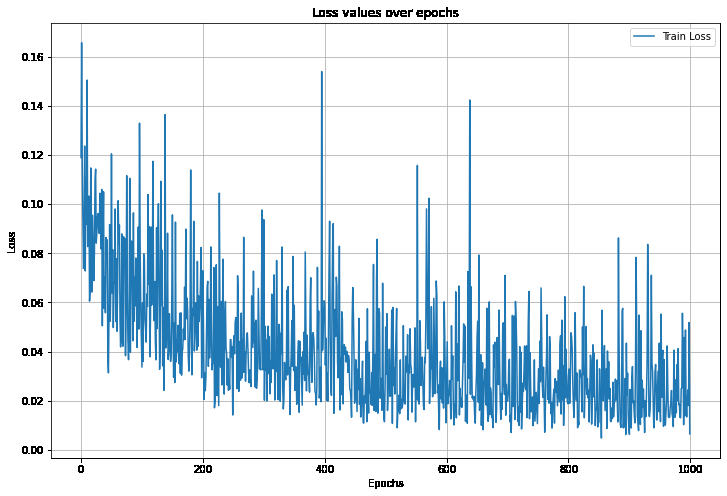
#> input picture ResNet50_LOSS.png, 727 x 496 px; its folder holds only this picture in this run
$ python -i noise.py   (imports and definitions only)
#> lines starting #> are read from the running program, lines starting #| are printed output that depends on the picture; after the words box and inside, x2 and y2 are one past the last pixel; in counts of white or black regions, pixels touching at a corner belong together
import numpy as np
import matplotlib.pyplot as plt
import cv2
import os
import csv

def noise_detection_17_40(image_path, h=12.5, noise_ratio_threshold=0.1825):
    # 读取图像
#> called with image_path = '../ResNet50_LOSS.png', h = 12.5, noise_ratio_threshold = 0.182
    img = cv2.imread(image_path)
#> img is the input picture: shape (496, 727, 3); mean B, G, R 240.1, 231.7, 219.5

    # 转换为Lab色彩空间
    img_lab = cv2.cvtColor(img, cv2.COLOR_BGR2Lab)
#> img_lab: shape (496, 727, 3); mean of channels 0, 1, 2 232.2, 127.3, 122.6

    # 分离L, a, b通道
    l_channel, a_channel, b_channel = cv2.split(img_lab)
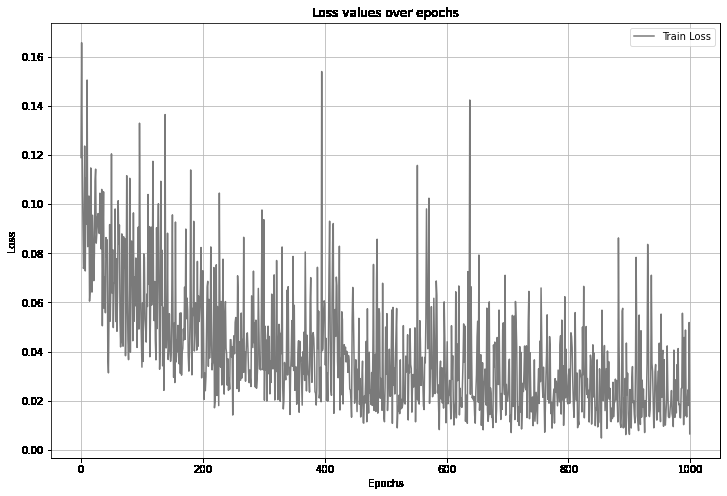
#> l_channel: shape (496, 727); min 0, max 255, mean 232.2
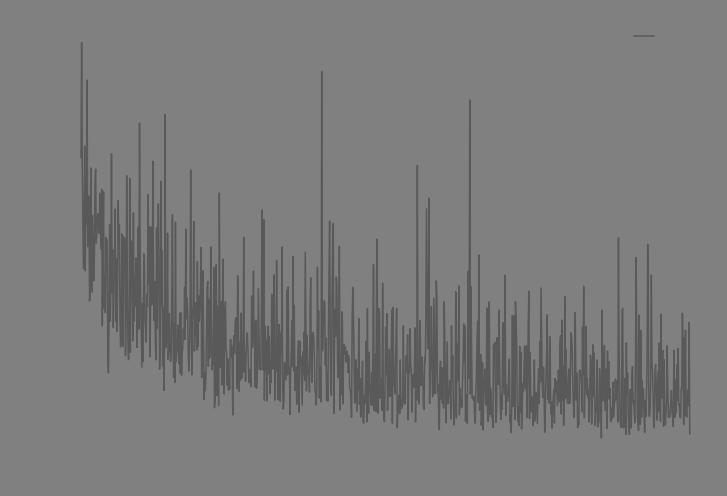
#> b_channel: shape (496, 727); min 89, max 128, mean 122.6

    # 对L通道进行CLAHE
    clahe = cv2.createCLAHE(clipLimit=2.0, tileGridSize=(8,8))
    l_channel = clahe.apply(l_channel)
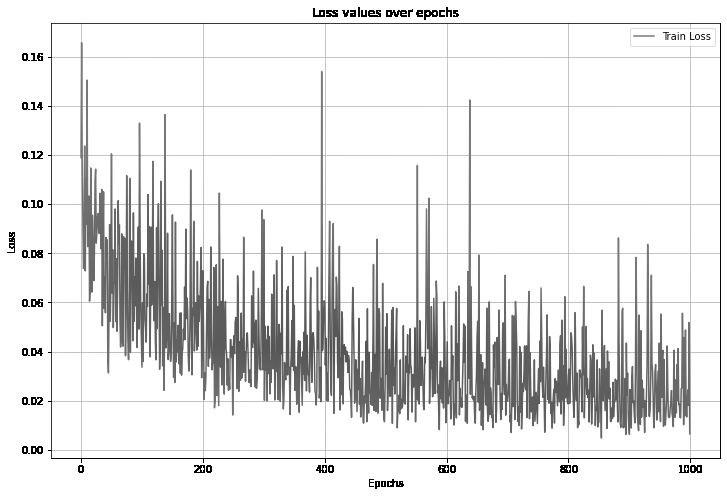
#> l_channel: shape (496, 727); min 2, max 255, mean 229

    # 重新合并L, a, b通道
    img_clahe = cv2.merge([l_channel, a_channel, b_channel])
#> img_clahe: shape (496, 727, 3); mean of channels 0, 1, 2 229, 127.3, 122.6
    img_clahe = cv2.cvtColor(img_clahe, cv2.COLOR_Lab2BGR)
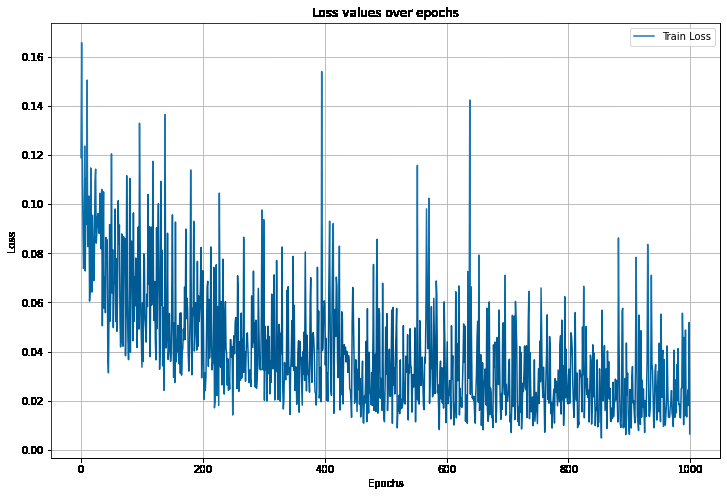
#> img_clahe: shape (496, 727, 3); mean B, G, R 236.5, 228.5, 215.5

    # 使用非局部均值算法去噪
    dst = cv2.fastNlMeansDenoisingColored(img_clahe, h=h)

    # 计算噪声图像
    noise_img = cv2.absdiff(img_clahe, dst)
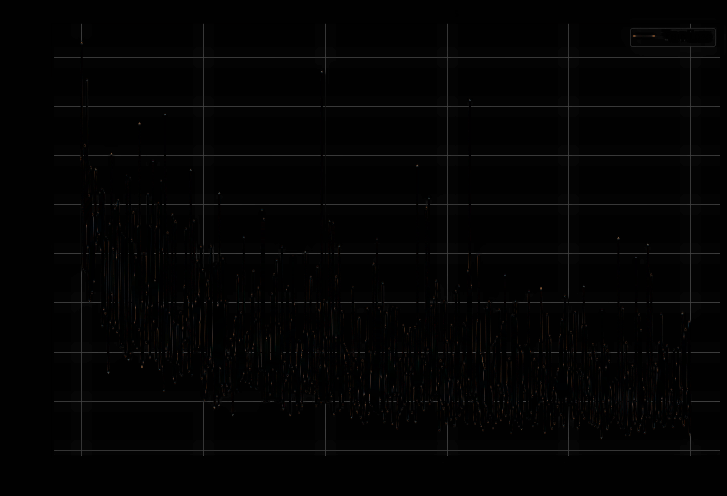
#> noise_img: shape (496, 727, 3); mean B, G, R 3, 3.1, 3.2

    # 转换噪声图像为灰度图，然后进行二值化
    noise_img_gray = cv2.cvtColor(noise_img, cv2.COLOR_BGR2GRAY)
    _, noise_img_bin = cv2.threshold(noise_img_gray, 0, 255, cv2.THRESH_BINARY + cv2.THRESH_OTSU)
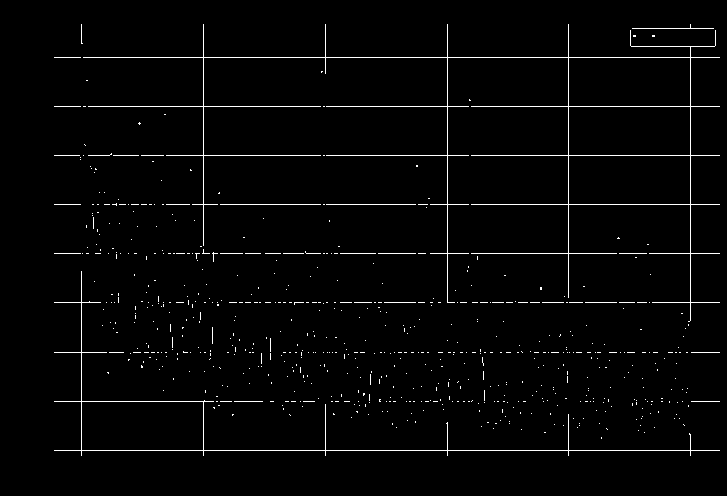
#> noise_img_bin: shape (496, 727); 2.1% white in thin lines or dots, all inside (x1, y1, x2, y2) = (54, 24, 720, 456)

    # 计算噪声比例
    noise_ratio = np.sum(noise_img_bin == 255) / (img_clahe.shape[0] * img_clahe.shape[1])
#> noise_ratio = 0.0205
    # print(noise_ratio)

    # 判断是否存在大量噪声
    noise_level = ""
    is_noisy = noise_ratio > noise_ratio_threshold
#> is_noisy = False
    if noise_ratio > noise_ratio_threshold * 1.10:
        noise_level = "3"
    elif noise_ratio > noise_ratio_threshold * 1.05:
        noise_level = "2"
    elif noise_ratio > noise_ratio_threshold:
        noise_level = "1"
    else:
        noise_level = "0"

    # 显示原始图像、去噪后图像和噪声图像
    # fig, axs = plt.subplots(1, 3, figsize=(18, 6))
    # axs[0].imshow(cv2.cvtColor(img_clahe, cv2.COLOR_BGR2RGB))
    # axs[0].set_title('CLAHE Image')
    # axs[1].imshow(cv2.cvtColor(dst, cv2.COLOR_BGR2RGB))
    # axs[1].set_title('Denoised Image')
    # axs[2].imshow(noise_img_bin, cmap='gray')
    # axs[2].set_title('Noise Image')
    # plt.show()

    return img_clahe, dst, noise_img_bin, noise_ratio, is_noisy, noise_level

def process_directory(image_directory, output_csv_path):
    # 创建CSV文件，并写入列名
    with open(output_csv_path, 'w', newline='') as csvfile:
        # fieldnames = ['image_path', 'is_noisy', 'noise_ratio', 'noise_level'] # 去除 is_noisy 变量
        fieldnames = ['image_path', 'noise_ratio', 'noise_level']
        writer = csv.DictWriter(csvfile, fieldnames=fieldnames)
        writer.writeheader()

        # 遍历文件夹中的所有文件
        for filename in os.listdir(image_directory):
            # 检查文件是否为图片
            if filename.endswith('.jpg') or filename.endswith('.png') or filename.endswith('.jpeg'):
                image_path = os.path.join(image_directory, filename)

                # 进行噪声检测
                _, _, _, noise_ratio, is_noisy, noise_level = noise_detection_17_40(image_path)

                # 将结果写入CSV文件
                # writer.writerow({'image_path': image_path, 'noise_ratio': noise_ratio, 'is_noisy': is_noisy, 'noise_level': noise_level})
                writer.writerow({'image_path': image_path, 'noise_ratio': noise_ratio, 'noise_level': noise_level})

>>> result = noise_detection_17_40('../ResNet50_LOSS.png')
#> result = 6 items
